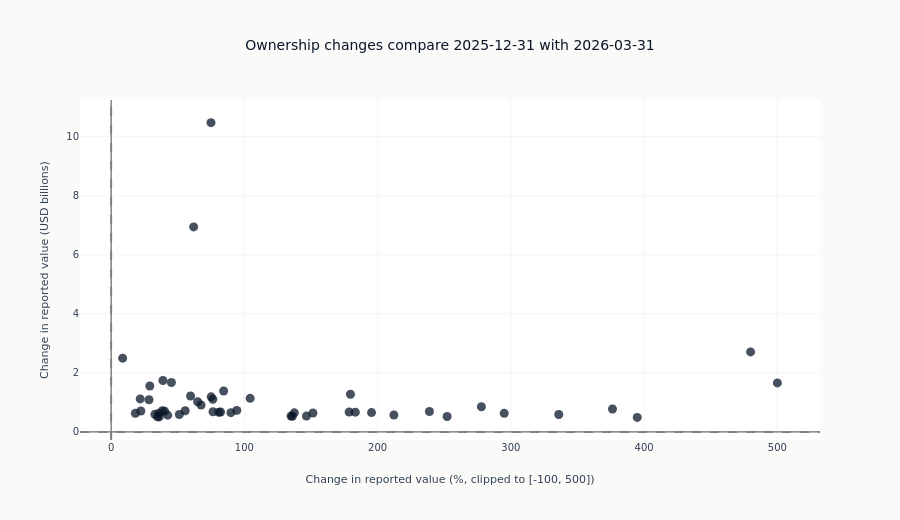

The notebook cell this image was saved under:
### Markdown cell above
**Interpretation**: Widely held stocks are not automatically attractive
signals. Ownership breadth is a graph descriptor, not evidence of future returns.

### Code cell
if qoq is not None and len(qoq) > 0:
    # Plot 3: Institutional ownership-change scatter
    momentum_plot = qoq.filter(pl.col("n_institutions") >= 2).sort(
        "value_change_usd", descending=True
    )

    if len(momentum_plot) > 0:
        mom_pd = momentum_plot.filter(pl.col("pct_change").is_not_null()).head(50).to_pandas()
        mom_pd["pct_change_pct"] = (100 * mom_pd["pct_change"]).clip(lower=-100, upper=500)
        mom_pd["value_change_usd_bn"] = mom_pd["value_change_usd"] / 1e9
        fig3 = go.Figure(
            go.Scatter(
                x=mom_pd["pct_change_pct"],
                y=mom_pd["value_change_usd_bn"],
                mode="markers",
                marker=dict(color=COLORS["blue"], size=9, opacity=0.75),
                text=mom_pd["issuer_name"],
                hovertemplate=(
                    "%{text}<br>Change: %{x:.1f}%<br>Value change: $%{y:.2f}B<extra></extra>"
                ),
            )
        )
        fig3.update_layout(
            title=f"Ownership changes compare {prior_period} with {current_period}",
            xaxis_title="Change in reported value (%, clipped to [-100, 500])",
            yaxis_title="Change in reported value (USD billions)",
            height=520,
            showlegend=False,
        )
        fig3.add_hline(y=0, line_dash="dash", line_color="gray")
        fig3.add_vline(x=0, line_dash="dash", line_color="gray")
        fig3.show()

### Figure 1 — Plotly figure (JSON) as saved in the notebook; plotly's stock layout.template omitted (floating-point values rounded to 4 significant figures)
{"data": [{"hovertemplate": "%{text}<br>Change: %{x:.1f}%<br>Value change: $%{y:.2f}B<extra></extra>", "marker": {"color": "#0a1628", "opacity": 0.75, "size": 9}, "mode": "markers", "text": ["ALPHABET INC", "OCCIDENTAL PETE CORP", "DELTA AIR LINES INC", "COCA COLA CO", "MICRON TECHNOLOGY INC", "ALPHABET INC", "SPDR  SERIES  TRUST", "META PLATFORMS INC", "SANDISK CORP", "TARGET CORP", "WESTERN DIGITAL CORP", "JPMORGAN CHASE & CO", "NEW YORK TIMES CO MTN BE", "TAIWAN SEMICONDUCTOR MANUFAC", "WARNER BROS DISCOVERY INC", "DAVITA INC", "APPLIED MATLS INC", "COMFORT SYS USA INC", "KKR & CO INC", "PPL CORP", "RTX CORPORATION", "CITIGROUP INC", "TERADYNE INC", "TESLA INC", "LOCKHEED MARTIN CORP", "CLOUDFLARE INC", "TECHNIPFMC PLC", "EXPAND ENERGY CORPORATION", "SEAGATE TECHNOLOGY HLDNGS PL", "CROWDSTRIKE HLDGS INC", "OREILLY AUTOMOTIVE INC", "MKS INC.", "3M CO", "VANGUARD  INDEX     FDS", "WASTE CONNECTIONS INC", "KROGER CO", "GE AEROSPACE", "LUMENTUM     HLDGS     INC", "BRISTOL-MYERS SQUIBB CO", "FEDEX CORP", "YUM BRANDS INC", "CBRE      GROUP     INC", "BLACKROCK INC", "DATADOG INC", "WELLTOWER INC", "BP PLC", "DOW HLDGS INC", "T-MOBILE US INC", "ASML HLDG NV", "ECHOSTAR     CORP"], "type": "scatter", "x": [74.96, 61.93, 479.9, 8.625, 38.88, 45.22, 500.0, 29.05, 84.45, 179.6, 59.6, 75.08, 104.3, 21.81, 76.33, 28.45, 64.95, 67.5, 277.9, 376.3, 94.35, 38.5, 55.55, 22.32, 40.2, 238.9, 76.46, 178.6, 82.13, 183.3, 80.8, 195.4, 89.91, 137.5, 151.4, 18.18, 35.91, 295.0, 32.84, 51.19, 335.9, 212.2, 42.44, 135.0, 146.6, 136.0, 252.1, 34.79, 36.07, 394.8], "y": [10.48, 6.947, 2.712, 2.499, 1.743, 1.676, 1.662, 1.556, 1.388, 1.275, 1.218, 1.188, 1.138, 1.119, 1.106, 1.09, 1.023, 0.9105, 0.8515, 0.778, 0.7284, 0.7209, 0.7187, 0.7102, 0.7025, 0.6931, 0.6829, 0.6745, 0.6743, 0.6692, 0.6627, 0.6551, 0.6537, 0.6474, 0.64, 0.6306, 0.629, 0.6288, 0.5957, 0.59, 0.5896, 0.5746, 0.5673, 0.5379, 0.5367, 0.5316, 0.5236, 0.5133, 0.5088, 0.493]}], "layout": {"height": 520, "shapes": [{"line": {"color": "gray", "dash": "dash"}, "type": "line", "x0": 0, "x1": 1, "xref": "x domain", "y0": 0, "y1": 0, "yref": "y"}, {"line": {"color": "gray", "dash": "dash"}, "type": "line", "x0": 0, "x1": 0, "xref": "x", "y0": 0, "y1": 1, "yref": "y domain"}], "showlegend": false, "title": {"text": "Ownership changes compare 2025-12-31 with 2026-03-31"}, "xaxis": {"title": {"text": "Change in reported value (%, clipped to [-100, 500])"}}, "yaxis": {"title": {"text": "Change in reported value (USD billions)"}}}}
